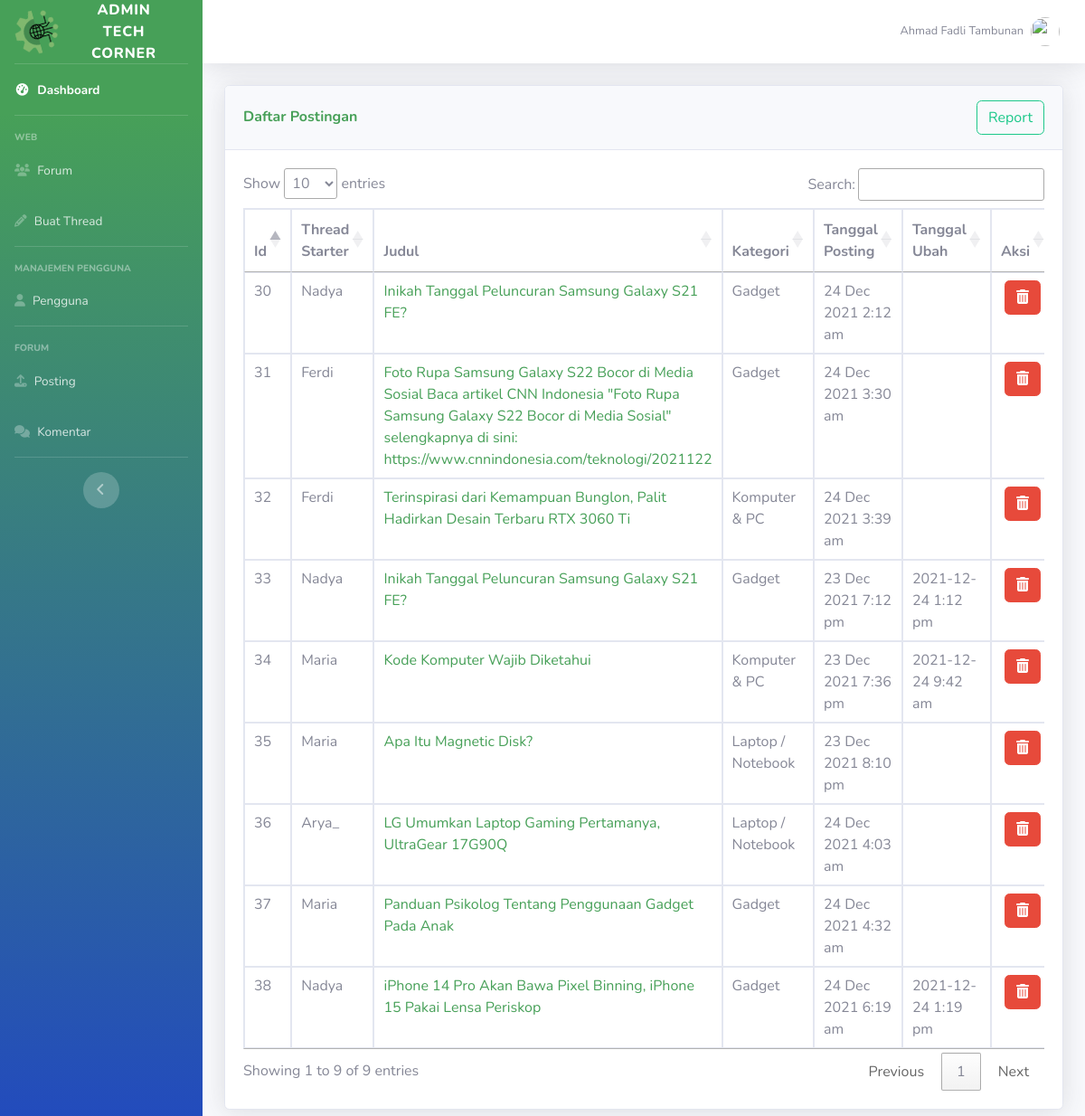
/admin/posting.php (signed in), run on an earlier commit of the app's database.
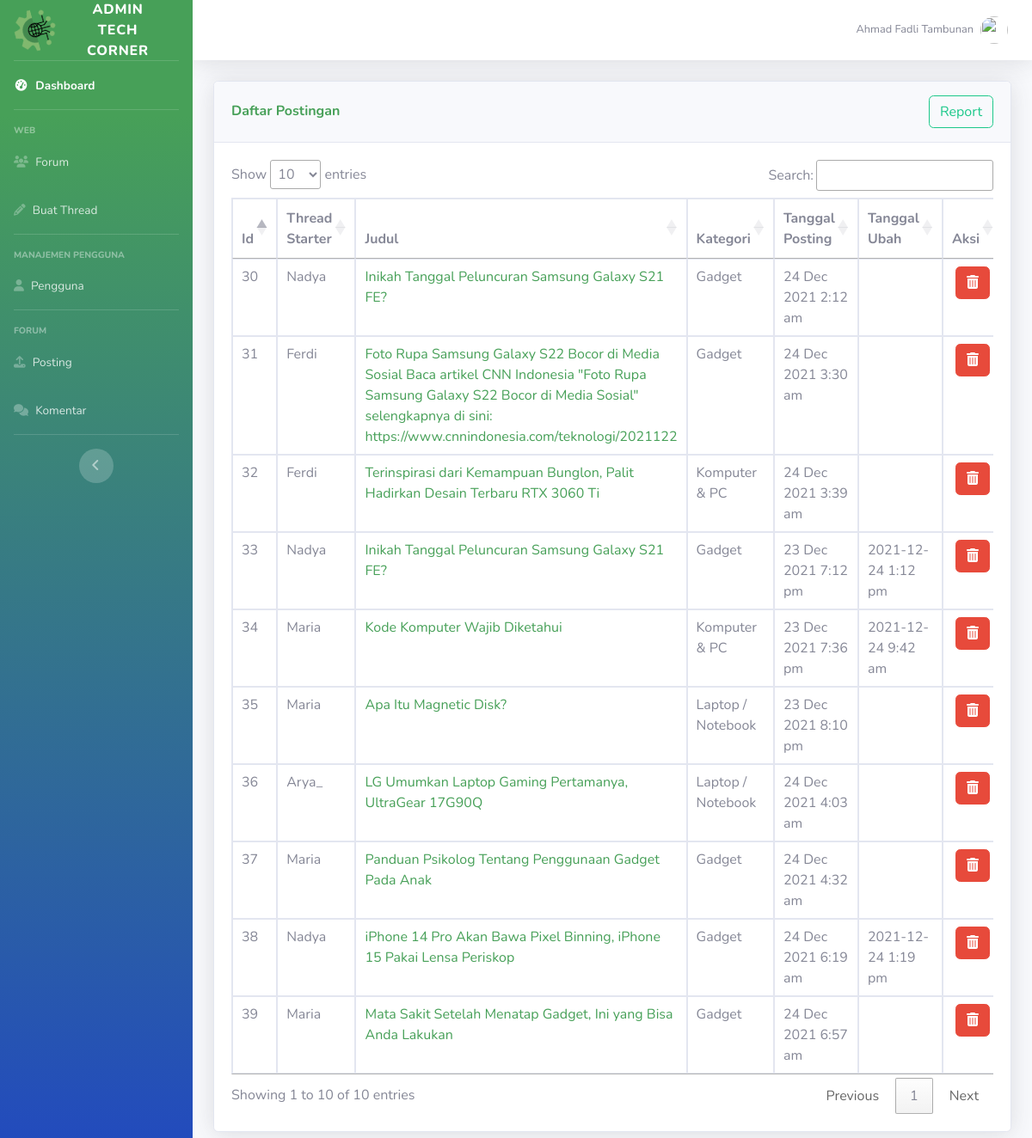
And on a later commit of the database.
### tables this page shows
CREATE TABLE `posting` (
  `id_thread` int(50) NOT NULL,
  `user_id` int(50) NOT NULL,
  `judul` varchar(200) NOT NULL,
  `konten` text NOT NULL,
  `kategori` varchar(50) NOT NULL,
  `thumb` varchar(50) NOT NULL,
  `tanggal_posting` timestamp NOT NULL DEFAULT current_timestamp(),
  `diubah` varchar(20) DEFAULT NULL
);

CREATE TABLE `users` (
  `id_user` int(11) NOT NULL,
  `username` varchar(50) NOT NULL,
  `email` varchar(100) NOT NULL,
  `password` varchar(100) NOT NULL,
  `name` varchar(100) NOT NULL,
  `foto` varchar(50) NOT NULL,
  `level` varchar(20) NOT NULL,
  `vkey` varchar(200) NOT NULL,
  `verified` enum('0','1') NOT NULL DEFAULT '0' COMMENT '0 = not verified\r\n1 = verified\r\n',
  `created_at` timestamp(6) NOT NULL DEFAULT current_timestamp(6)
);

### admin/posting.php (the view, shortened to what this page needs)
<?php
include ("layout/header.php");
include("../forum/funct/function.php");
?>
<div class="container-fluid">
    <div class="row">
        <div class="col-xl-12 col-lg-12">
            <div class="card shadow mb-4">
                <div
                    class="card-header py-3 d-flex flex-row align-items-center justify-content-between">
                    <h6 class="m-0 font-weight-bold text-primary">Daftar Postingan</h6>
                    <form method="GET" onsubmit="return confirm ('Download Pdf Daftar Posting?')" action="pdf.php?pdf=2">
                            <button type='submit' name='btnpost'class='btn btn-outline-success'>Report</button>
                            </form>
                </div>
                <div class="card-body">
                <?php
                    $query = "SELECT * FROM posting";
                    $result= mysqli_query($conn, $query);
                    ?>
                    <div class="table-responsive">
                        <table class = 'table table-bordered' id="adminTable">
                            <thead>
                                <tr>
                                    <th>Id</th>
                                    <th>Thread Starter</th>
                                    <th>Judul</th>
                                    <th>Kategori</th>
                                    <th>Tanggal Posting</th>
                                    <th>Tanggal Ubah</th>
                                    <th>Aksi</th>
                                </tr>
                            </thead>
                            <tbody>
                    <?php
                    foreach ($result as $data) {
                    ?>
                               <tr>
                                    <td><?= $data['id_thread']; ?></td>
                                    <?php
                                        $resUname = mysqli_query($conn, "SELECT username FROM users WHERE id_user = ".$data['user_id']." LIMIT 1;" );
                                        $dataUname = mysqli_fetch_assoc($resUname);
                                    ?>
                                    <td><?= $dataUname['username']; ?></t>
                                    <td><a href="../forum/view.php?thread=<?= $data['id_thread']; ?>"><?= $data['judul']; ?></a></td>
                                    <td><?= $data['kategori']; ?></td>
                                    <td><?= date('d M Y g:i a', strtotime($data['tanggal_posting'])); ?></td>
                                    <td><?= $data['diubah']; ?></td>
                                    <td >
                                        <div class="text-center">
                                        <form method="POST" onsubmit="return confirm ('Anda Yakin Mau Menghapus Data?')">
                                                <button type='submit' name='btndel' class='btn btn-danger'><i class="fa fa-trash"></i></button>
                                        </div>
                                    </td>
                                </tr>
                    <?php } ?>
                            </tbody>
                        </table>
                    </div>
            </div>
        </div>
    </div>
</div>
<?php
include ("layout/footer.php");
?>

What changed in the data, as far as the page shows it:
added posting: id_thread "39", user.username "Maria", judul "Mata Sakit Setelah Menatap Gadget, Ini yang Bisa Anda Lakukan", kategori "Gadget", tanggal_posting "24 Dec 2021 6:57 am"
Also different on the page:
text written by a page script: "Show entries Search: Showing 1 to 9 of 9 entries Previous 1 Next" → "Show entries Search: Showing 1 to 10 of 10 entries Previous 1 Next"
